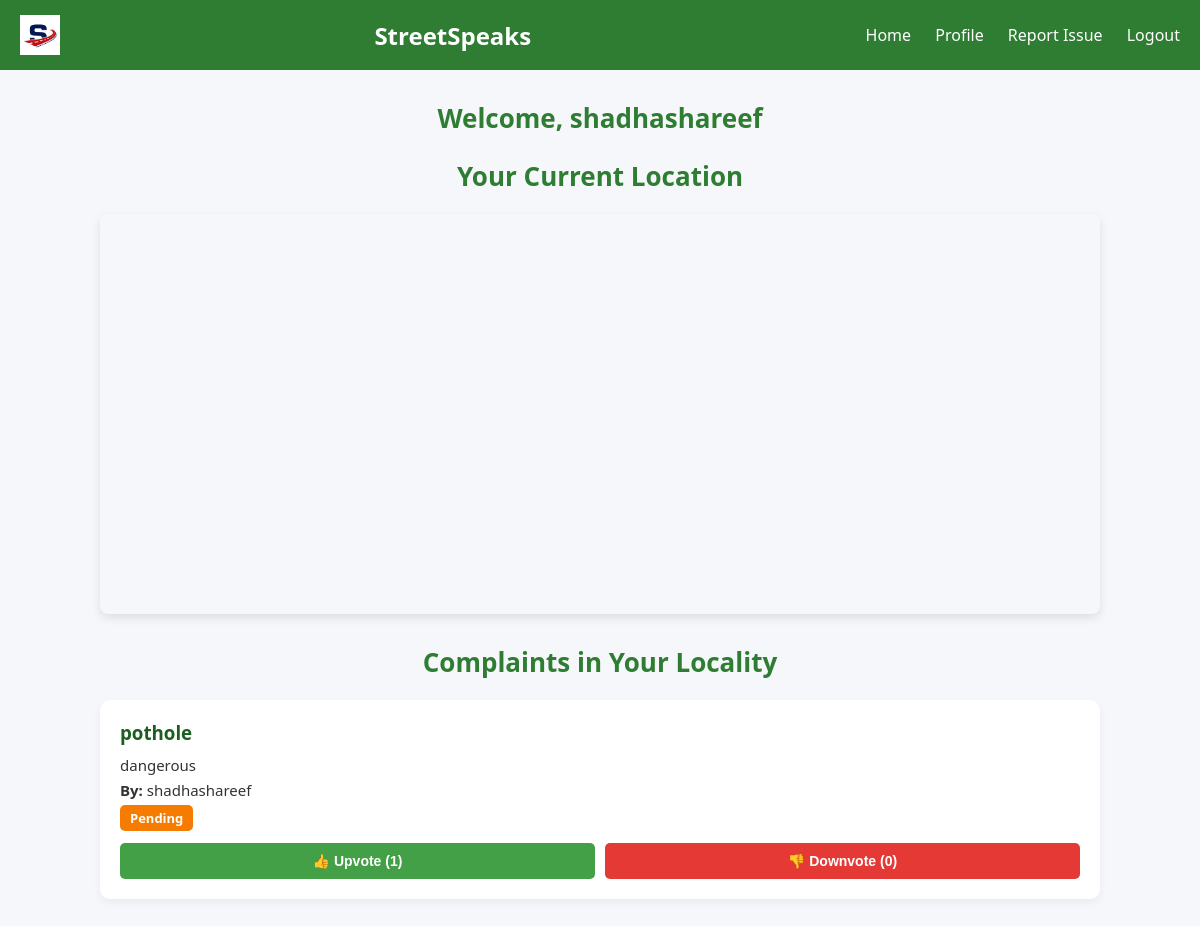
The page /dashboard (signed in) on the database as committed earlier.
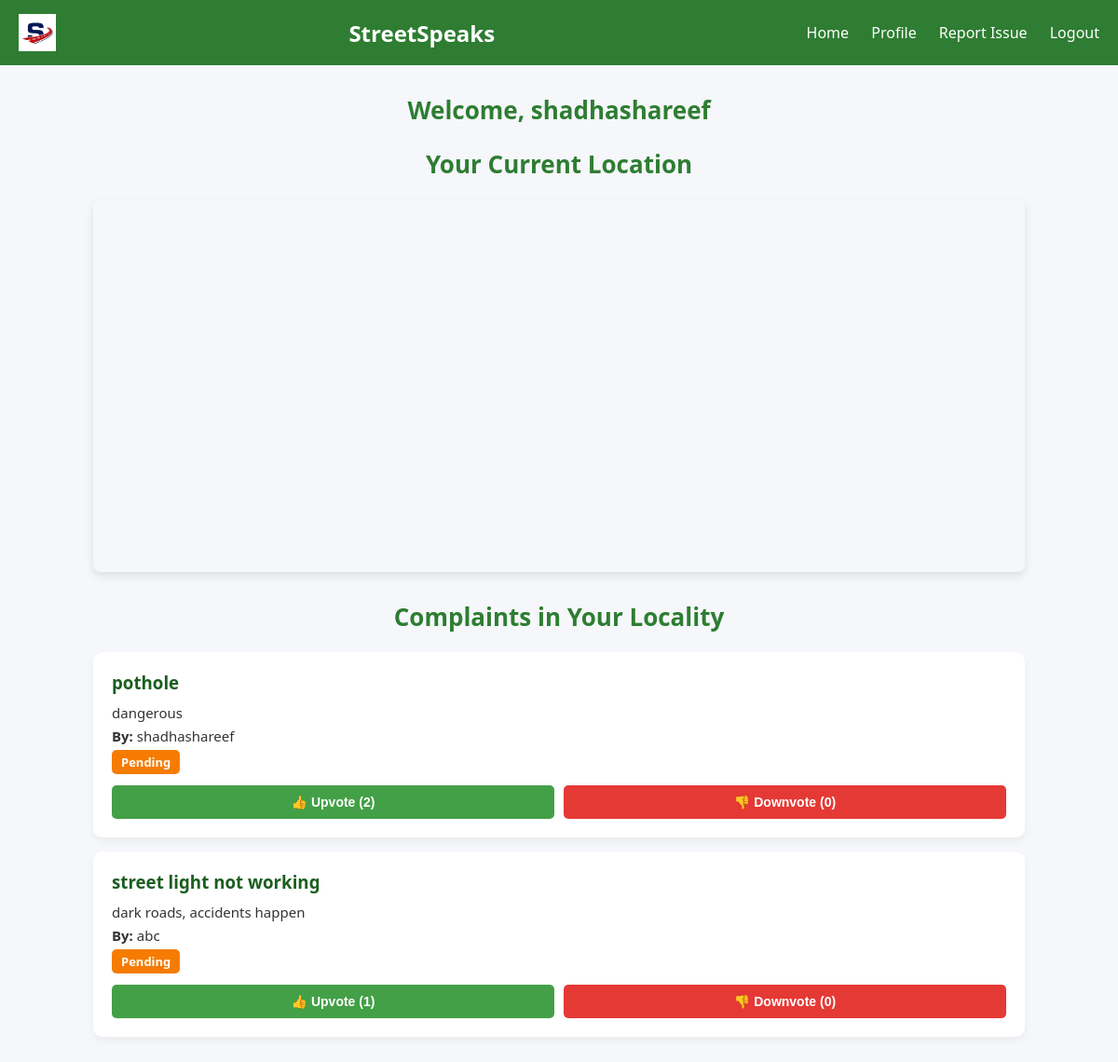
The same page on the database as committed later.
### tables this page shows
CREATE TABLE complaints (
    complaint_id INTEGER PRIMARY KEY AUTOINCREMENT,
    user_id INTEGER,
    title TEXT,
    description TEXT,
    location TEXT,
    status TEXT DEFAULT 'Pending',
    upvotes INTEGER DEFAULT 0,
    downvotes INTEGER DEFAULT 0,
    FOREIGN KEY (user_id) REFERENCES users(user_id)
);

CREATE TABLE users (
    user_id INTEGER PRIMARY KEY AUTOINCREMENT,
    username TEXT NOT NULL,
    password TEXT NOT NULL,
    phone TEXT,
    email TEXT UNIQUE NOT NULL,
    district TEXT,
    locality TEXT,
    address TEXT,
    pincode TEXT
);

### app.py (the view)
@app.route('/dashboard')
def dashboard():
    if 'user_id' not in session:
        return redirect(url_for('login'))
    user_id = session['user_id']
    cursor.execute("SELECT locality FROM users WHERE user_id=?", (user_id,))
    locality = cursor.fetchone()[0]
    cursor.execute("""
        SELECT complaints.complaint_id, complaints.title, complaints.description, complaints.status,
               complaints.upvotes, complaints.downvotes, users.username
        FROM complaints
        JOIN users ON complaints.user_id = users.user_id
        WHERE users.locality=?
        ORDER BY complaints.upvotes DESC
    """, (locality,))
    complaints = cursor.fetchall()
    return render_template('dashboard.html', complaints=complaints, username=session['username'])

### templates/dashboard.html (shortened to what this page needs)
<!DOCTYPE html>
<html lang="en">
<head>
<link rel="stylesheet" href="https://unpkg.com/leaflet/dist/leaflet.css" />
</head>
<body>
<header>
  <img src="{{ url_for('static', filename='images/img2.png') }}" alt="StreetSpeaks Logo" style="height: 40px;">
  <h1>StreetSpeaks</h1>
    <nav>
        <a href="/dashboard">Home</a>
        <a href="/profile">Profile</a>
        <a href="/complaint">Report Issue</a>
        <a href="/logout">Logout</a>
    </nav>
</header>
<div class="container">
    <h2>Welcome, {{ username }}</h2>
    <h2>Your Current Location</h2>
    <div id="map"></div>
    <h2>Complaints in Your Locality</h2>
    {% for complaint in complaints %}
    <div class="complaint-card">
        <h3>{{ complaint[1] }}</h3>
        <p>{{ complaint[2] }}</p>
        <p><strong>By:</strong> {{ complaint[6] }}</p>
        <p><span class="status {{ complaint[3] }}">{{ complaint[3] }}</span></p>
        <div class="vote-buttons">
            <button class="upvote" onclick="vote({{ complaint[0] }}, 'up')">
                👍 Upvote ({{ complaint[4] }})
            </button>
            <button class="downvote" onclick="vote({{ complaint[0] }}, 'down')">
                👎 Downvote ({{ complaint[5] }})
            </button>
        </div>
    </div>
    {% endfor %}
</div>
</body>
</html>

Rows that differ between the two databases and show on the page:
changed complaints "pothole": upvotes "1" → "2"
added complaints: title "street light not working", description "dark roads, accidents happen", username "abc", status "Pending", upvotes "1", downvotes "0"
